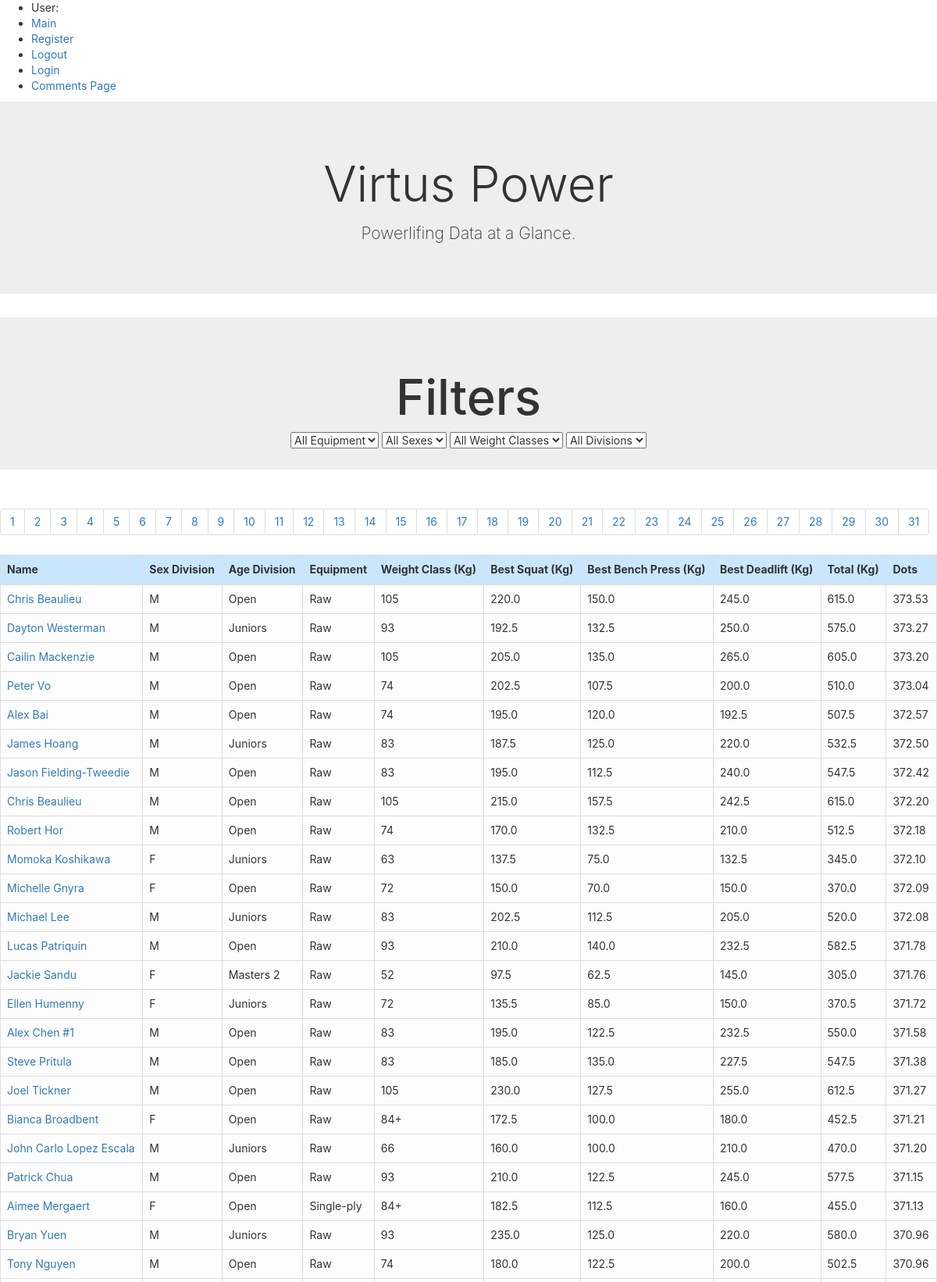
The page /php/public/index.php?page=8 (upper part) on the database its author committed.
### tables this page shows
CREATE TABLE `bcpa_powerlifting_database` (
  `Name` varchar(25) DEFAULT NULL,
  `Sex` varchar(1) DEFAULT NULL,
  `Event` varchar(3) DEFAULT NULL,
  `Equipment` varchar(10) DEFAULT NULL,
  `Division` varchar(11) DEFAULT NULL,
  `BodyweightKg` decimal(5,2) DEFAULT NULL,
  `WeightClassKg` varchar(4) DEFAULT NULL,
  `Best3SquatKg` decimal(4,1) DEFAULT NULL,
  `Best3BenchKg` decimal(4,1) DEFAULT NULL,
  `Best3DeadliftKg` decimal(4,1) DEFAULT NULL,
  `TotalKg` decimal(4,1) DEFAULT NULL,
  `Place` varchar(2) DEFAULT NULL,
  `Dots` decimal(5,2) DEFAULT NULL,
  `Wilks` decimal(5,2) DEFAULT NULL,
  `Glossbrenner` decimal(5,2) DEFAULT NULL,
  `Goodlift` decimal(5,2) DEFAULT NULL,
  `Tested` varchar(3) DEFAULT NULL,
  `Country` varchar(6) DEFAULT NULL,
  `State` varchar(2) DEFAULT NULL,
  `Federation` varchar(3) DEFAULT NULL,
  `ParentFederation` varchar(3) DEFAULT NULL,
  `Date` datetime DEFAULT NULL,
  `MeetCountry` varchar(6) DEFAULT NULL,
  `MeetState` varchar(2) DEFAULT NULL,
  `MeetTown` varchar(15) DEFAULT NULL,
  `MeetName` varchar(28) DEFAULT NULL,
  `Id` int(11) NOT NULL
);

### php/public/main_functions.php (the view, shortened to what this page needs)
<?php
function start_table()
{
    echo "<table class=\" table table-light table-bordered table-hover\" border=\"1\">\n";
    echo "<thead>
    <th>Name</th>
    <th>Sex Division</th>
    <th>Age Division</th>
    <th>Equipment</th>
    <th>Weight Class (Kg)</th>
    <th>Best Squat (Kg)</th>
    <th>Best Bench Press (Kg)</th>
    <th>Best Deadlift (Kg)</th>
    <th>Total (Kg)</th>
    <th>Dots</th></tr>
    </thead>";
}
function powerlifting_table($name, $seggs, $division, $equipment, $weightclass, $s, $b, $d, $total, $strcoefficient)
{
    echo "<tr";
    echo "><td>$name</td>
			<td>$seggs</td>
			<td>$division</td>
			<td>$equipment</td>
			<td>$weightclass</td>
			<td>$s</td>
            <td>$b</td>
            <td>$d</td>
            <td>$total</td>
            <td>$strcoefficient</td>
		</tr>";
}
function end_table()
{
    echo "</table>";
}

### php/public/index.php (shortened to what this page needs)
<?php
require_once('../private/initialize.php');
include '../private/header.php';
include 'main_functions.php';
?>
<div class="jumbotron jumbotron-fluid text-center">
    <div class="container-fluid">
        <h1 class="display-4">Virtus Power</h1>
        <p class="lead">Powerlifing Data at a Glance.</p>
    </div>
</div>
<?php
$results_per_page = 50;
$orderBy = 'ORDER BY Dots DESC';
$query = "SELECT * FROM bcpa_powerlifting_database WHERE 1 "  . $orderBy . "";
$result = mysqli_query($db, $query);
$number_of_results = mysqli_num_rows($result);
$number_of_pages = ceil($number_of_results / $results_per_page);
if (!isset($_GET['page'])) {
    $page = 1;
} else {
    $page = $_GET['page'];
}
$this_page_first_result = ($page - 1) * $results_per_page;
$query = "SELECT * FROM bcpa_powerlifting_database "  . $orderBy . " LIMIT $this_page_first_result, $results_per_page";
$result = mysqli_query($db, $query);
?>
<div class="jumbotron jumbotron-fluid text-center">
    <h1>Filters</h1>
    <div class=col-lg-12>
        <select name="equipment" id="equipment" class="select-filter">
            <option selected> All Equipment </option>
        </select>
        <select name="seggs" id="seggs" class="select-filter">
            <option selected> All Sexes </option>
        </select>
        <select name="weightclass" id="weightclass" class="select-filter">
            <option selected> All Weight Classes </option>
        </select>
        <select name="division" id="division" class="select-filter">
            <option selected> All Divisions </option>
        </select>
    </div>
</div>
<nav aria-label="Pagination">
    <ul class="pagination" id="pagination-change">
        <?php for ($page = 1; $page <= $number_of_pages; $page++) : ?>
            <li><a href="index.php?page=<?= $page; ?>" class="page-link"><?= $page; ?></a></li>
        <?php endfor; ?>
    </ul>
</nav>
<?php
echo "<div class=main-container container-fluid col-lg-12>";
start_table();
while ($row = mysqli_fetch_array($result)) {
    powerlifting_table("<a href=\"details.php?user_id={$row['Id']}\">$row[0]</a>", $row[1], $row[4], $row[3], $row[6], $row[7], $row[8], $row[9], $row[10], $row[12]);
}
end_table();
echo "</div>";
include 'footer.php';
?>

### css/main.css (style rules this page uses)
h1 { font-size: 30px; }
body, textarea, input { font-family: -apple-system, BlinkMacSystemFont, 'Segoe UI', Roboto, Oxygen, Ubuntu, Cantarell, 'Open Sans', 'Helvetica Neue', sans-serif !important; }
body { margin: 20px; }
.jumbotron { background-color: #cae6ff; }
thead { background-color: #cae6ff; }
a { color: #274472; }

### rows shown on the page
bcpa_powerlifting_database: name "Chris Beaulieu", Sex "M", Division "Open", Equipment "Raw", WeightClassKg "105", Best3SquatKg "220.0", Best3BenchKg "150.0", Best3DeadliftKg "245.0", TotalKg "615.0", Dots "373.53"
bcpa_powerlifting_database: name "Dayton Westerman", Sex "M", Division "Juniors", Equipment "Raw", WeightClassKg "93", Best3SquatKg "192.5", Best3BenchKg "132.5", Best3DeadliftKg "250.0", TotalKg "575.0", Dots "373.27"
bcpa_powerlifting_database: name "Cailin Mackenzie", Sex "M", Division "Open", Equipment "Raw", WeightClassKg "105", Best3SquatKg "205.0", Best3BenchKg "135.0", Best3DeadliftKg "265.0", TotalKg "605.0", Dots "373.20"
bcpa_powerlifting_database: name "Peter Vo", Sex "M", Division "Open", Equipment "Raw", WeightClassKg "74", Best3SquatKg "202.5", Best3BenchKg "107.5", Best3DeadliftKg "200.0", TotalKg "510.0", Dots "373.04"
bcpa_powerlifting_database: name "Alex Bai", Sex "M", Division "Open", Equipment "Raw", WeightClassKg "74", Best3SquatKg "195.0", Best3BenchKg "120.0", Best3DeadliftKg "192.5", TotalKg "507.5", Dots "372.57"
bcpa_powerlifting_database: name "James Hoang", Sex "M", Division "Juniors", Equipment "Raw", WeightClassKg "83", Best3SquatKg "187.5", Best3BenchKg "125.0", Best3DeadliftKg "220.0", TotalKg "532.5", Dots "372.50"
bcpa_powerlifting_database: name "Jason Fielding-Tweedie", Sex "M", Division "Open", Equipment "Raw", WeightClassKg "83", Best3SquatKg "195.0", Best3BenchKg "112.5", Best3DeadliftKg "240.0", TotalKg "547.5", Dots "372.42"
bcpa_powerlifting_database: name "Chris Beaulieu", Sex "M", Division "Open", Equipment "Raw", WeightClassKg "105", Best3SquatKg "215.0", Best3BenchKg "157.5", Best3DeadliftKg "242.5", TotalKg "615.0", Dots "372.20"
bcpa_powerlifting_database: name "Robert Hor", Sex "M", Division "Open", Equipment "Raw", WeightClassKg "74", Best3SquatKg "170.0", Best3BenchKg "132.5", Best3DeadliftKg "210.0", TotalKg "512.5", Dots "372.18"
bcpa_powerlifting_database: name "Momoka Koshikawa", Sex "F", Division "Juniors", Equipment "Raw", WeightClassKg "63", Best3SquatKg "137.5", Best3BenchKg "75.0", Best3DeadliftKg "132.5", TotalKg "345.0", Dots "372.10"
bcpa_powerlifting_database: name "Michelle Gnyra", Sex "F", Division "Open", Equipment "Raw", WeightClassKg "72", Best3SquatKg "150.0", Best3BenchKg "70.0", Best3DeadliftKg "150.0", TotalKg "370.0", Dots "372.09"
bcpa_powerlifting_database: name "Michael Lee", Sex "M", Division "Juniors", Equipment "Raw", WeightClassKg "83", Best3SquatKg "202.5", Best3BenchKg "112.5", Best3DeadliftKg "205.0", TotalKg "520.0", Dots "372.08"
bcpa_powerlifting_database: name "Lucas Patriquin", Sex "M", Division "Open", Equipment "Raw", WeightClassKg "93", Best3SquatKg "210.0", Best3BenchKg "140.0", Best3DeadliftKg "232.5", TotalKg "582.5", Dots "371.78"
bcpa_powerlifting_database: name "Jackie Sandu", Sex "F", Division "Masters 2", Equipment "Raw", WeightClassKg "52", Best3SquatKg "97.5", Best3BenchKg "62.5", Best3DeadliftKg "145.0", TotalKg "305.0", Dots "371.76"
bcpa_powerlifting_database: name "Ellen Humenny", Sex "F", Division "Juniors", Equipment "Raw", WeightClassKg "72", Best3SquatKg "135.5", Best3BenchKg "85.0", Best3DeadliftKg "150.0", TotalKg "370.5", Dots "371.72"
bcpa_powerlifting_database: name "Alex Chen #1", Sex "M", Division "Open", Equipment "Raw", WeightClassKg "83", Best3SquatKg "195.0", Best3BenchKg "122.5", Best3DeadliftKg "232.5", TotalKg "550.0", Dots "371.58"
bcpa_powerlifting_database: name "Steve Pritula", Sex "M", Division "Open", Equipment "Raw", WeightClassKg "83", Best3SquatKg "185.0", Best3BenchKg "135.0", Best3DeadliftKg "227.5", TotalKg "547.5", Dots "371.38"
bcpa_powerlifting_database: name "Joel Tickner", Sex "M", Division "Open", Equipment "Raw", WeightClassKg "105", Best3SquatKg "230.0", Best3BenchKg "127.5", Best3DeadliftKg "255.0", TotalKg "612.5", Dots "371.27"
bcpa_powerlifting_database: name "Bianca Broadbent", Sex "F", Division "Open", Equipment "Raw", WeightClassKg "84+", Best3SquatKg "172.5", Best3BenchKg "100.0", Best3DeadliftKg "180.0", TotalKg "452.5", Dots "371.21"
bcpa_powerlifting_database: name "John Carlo Lopez Escala", Sex "M", Division "Juniors", Equipment "Raw", WeightClassKg "66", Best3SquatKg "160.0", Best3BenchKg "100.0", Best3DeadliftKg "210.0", TotalKg "470.0", Dots "371.20"
bcpa_powerlifting_database: name "Patrick Chua", Sex "M", Division "Open", Equipment "Raw", WeightClassKg "93", Best3SquatKg "210.0", Best3BenchKg "122.5", Best3DeadliftKg "245.0", TotalKg "577.5", Dots "371.15"
bcpa_powerlifting_database: name "Aimee Mergaert", Sex "F", Division "Open", Equipment "Single-ply", WeightClassKg "84+", Best3SquatKg "182.5", Best3BenchKg "112.5", Best3DeadliftKg "160.0", TotalKg "455.0", Dots "371.13"
bcpa_powerlifting_database: name "Bryan Yuen", Sex "M", Division "Juniors", Equipment "Raw", WeightClassKg "93", Best3SquatKg "235.0", Best3BenchKg "125.0", Best3DeadliftKg "220.0", TotalKg "580.0", Dots "370.96"
bcpa_powerlifting_database: name "Tony Nguyen", Sex "M", Division "Open", Equipment "Raw", WeightClassKg "74", Best3SquatKg "180.0", Best3BenchKg "122.5", Best3DeadliftKg "200.0", TotalKg "502.5", Dots "370.96"
